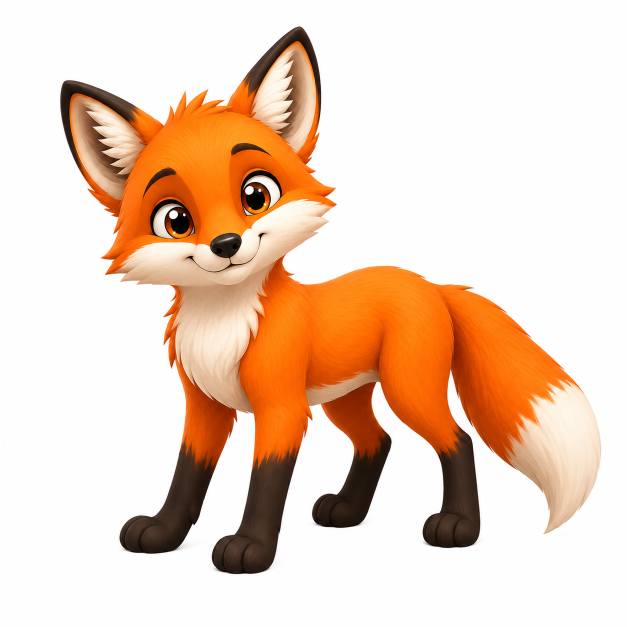
#> input picture Fox/ChatGPT Image Jul 18, 2026, 04_19_43 PM.png, 1254 x 1254 px (shown at 1/2 size)
$ python preprocess_image.py '../../../../Fox/ChatGPT Image Jul 18, 2026, 04_19_43 PM.png' --output-dir out
#> lines starting #> are read from the running program, lines starting #| are printed output that depends on the picture; after the words box and inside, x2 and y2 are one past the last pixel; in counts of white or black regions, pixels touching at a corner belong together
#!/usr/bin/env python3
"""Create auditable image derivatives for image-to-3D reconstruction.

This script never overwrites the source. Automatic background segmentation is
deliberately simple and must be reviewed before it is used as measurement truth.
"""

from __future__ import annotations

import argparse
import json
import math
from pathlib import Path
from typing import Any

import numpy as np
from PIL import Image, ImageFilter, ImageOps


# [5 lines left out: function positive, not called in this run]


def parse_args() -> argparse.Namespace:
    parser = argparse.ArgumentParser(
        description="Preserve/normalize a source image and derive masks, edges, and palette."
    )
    parser.add_argument("input", type=Path)
    parser.add_argument("--output-dir", type=Path, required=True)
    parser.add_argument(
        "--background",
        choices=("auto", "alpha", "white", "black", "none"),
        default="auto",
    )
    parser.add_argument(
        "--bg-tolerance",
        type=positive,
        default=32.0,
        help="RGB Euclidean distance used by simple background thresholding.",
    )
    parser.add_argument("--invert-mask", action="store_true")
    parser.add_argument("--padding-fraction", type=float, default=0.06)
    parser.add_argument("--max-side-px", type=int, default=2048)
    parser.add_argument("--palette-colors", type=int, default=8)
    parser.add_argument("--edge-percentile", type=float, default=85.0)
    parser.add_argument("--autocontrast", action="store_true")
    parser.add_argument("--median-size", type=int, choices=(0, 3, 5), default=0)
    parser.add_argument("--unsharp-percent", type=int, default=0)
    parser.add_argument("--target-width-mm", type=positive)
    parser.add_argument("--effective-feature-mm", type=positive)
    parser.add_argument("--samples-per-feature", type=positive, default=3.0)
    return parser.parse_args()


def corner_background(rgb: np.ndarray) -> np.ndarray:
    height, width, _ = rgb.shape
    band = max(2, min(height, width) // 40)
    samples = np.concatenate(
        [
            rgb[:band, :band].reshape(-1, 3),
            rgb[:band, -band:].reshape(-1, 3),
            rgb[-band:, :band].reshape(-1, 3),
            rgb[-band:, -band:].reshape(-1, 3),
        ],
        axis=0,
    )
    return np.median(samples.astype(np.float32), axis=0)


def derive_mask(
    rgba: np.ndarray, method: str, tolerance: float
) -> tuple[np.ndarray, str, list[str]]:
    alpha = rgba[:, :, 3]
    rgb = rgba[:, :, :3].astype(np.float32)
    warnings: list[str] = []

    if method == "none":
        return np.ones(alpha.shape, dtype=bool), "full frame", warnings

    if method in ("alpha", "auto") and np.any(alpha < 250):
        return alpha > 8, "existing alpha channel", warnings

    if method == "alpha":
        warnings.append("The image has no useful transparency; the mask is full frame.")
        return np.ones(alpha.shape, dtype=bool), "opaque alpha fallback", warnings

    if method == "white":
        background = np.array([255.0, 255.0, 255.0], dtype=np.float32)
        label = "white background threshold"
    elif method == "black":
        background = np.array([0.0, 0.0, 0.0], dtype=np.float32)
        label = "black background threshold"
    else:
        background = corner_background(rgba[:, :, :3])
        label = f"corner-color threshold around {background.round(1).tolist()}"
        warnings.append(
            "Automatic background segmentation is a color-distance heuristic. "
            "Review thin parts, holes, shadows, and foreground regions similar to the background."
        )

    distance = np.linalg.norm(rgb - background.reshape(1, 1, 3), axis=2)
    mask = distance > tolerance
    mask_image = Image.fromarray((mask.astype(np.uint8) * 255), mode="L")
    mask_image = mask_image.filter(ImageFilter.MedianFilter(size=3))
    return np.asarray(mask_image) > 127, label, warnings


def bbox_from_mask(mask: np.ndarray) -> tuple[int, int, int, int] | None:
    ys, xs = np.nonzero(mask)
    if len(xs) == 0:
        return None
    return int(xs.min()), int(ys.min()), int(xs.max()) + 1, int(ys.max()) + 1


def padded_square(
    image: Image.Image, mask: Image.Image, padding_fraction: float, max_side: int
) -> tuple[Image.Image, Image.Image, dict[str, int]]:
    bbox = mask.getbbox()
    if bbox is None:
        bbox = (0, 0, image.width, image.height)
    left, top, right, bottom = bbox
    span = max(right - left, bottom - top)
    padding = max(2, int(math.ceil(span * max(padding_fraction, 0.0))))
    side = max(1, span + 2 * padding)
    center_x = (left + right) / 2.0
    center_y = (top + bottom) / 2.0
    crop_box = (
        int(math.floor(center_x - side / 2)),
        int(math.floor(center_y - side / 2)),
        int(math.ceil(center_x + side / 2)),
        int(math.ceil(center_y + side / 2)),
    )

    subject = Image.new("RGBA", (side, side), (0, 0, 0, 0))
    subject_mask = Image.new("L", (side, side), 0)
    src_left = max(crop_box[0], 0)
    src_top = max(crop_box[1], 0)
    src_right = min(crop_box[2], image.width)
    src_bottom = min(crop_box[3], image.height)
    dst_x = src_left - crop_box[0]
    dst_y = src_top - crop_box[1]
    cropped_image = image.crop((src_left, src_top, src_right, src_bottom))
    cropped_mask = mask.crop((src_left, src_top, src_right, src_bottom))
    subject.paste(cropped_image, (dst_x, dst_y), cropped_mask)
    subject_mask.paste(cropped_mask, (dst_x, dst_y))

    if side > max_side:
        new_size = (max_side, max_side)
        subject = subject.resize(new_size, Image.Resampling.LANCZOS)
        subject_mask = subject_mask.resize(new_size, Image.Resampling.NEAREST)

    crop_report = {
        "source_left": crop_box[0],
        "source_top": crop_box[1],
        "source_right": crop_box[2],
        "source_bottom": crop_box[3],
        "output_side_px": subject.width,
    }
    return subject, subject_mask, crop_report


def laplacian_variance(gray: np.ndarray) -> float:
    arr = gray.astype(np.float32) / 255.0
    lap = np.zeros_like(arr)
    lap[1:-1, 1:-1] = (
        -4.0 * arr[1:-1, 1:-1]
        + arr[:-2, 1:-1]
        + arr[2:, 1:-1]
        + arr[1:-1, :-2]
        + arr[1:-1, 2:]
    )
    return float(np.var(lap[1:-1, 1:-1])) if min(arr.shape) > 2 else 0.0


def edge_image(gray: np.ndarray, mask: np.ndarray, percentile: float) -> np.ndarray:
    arr = gray.astype(np.float32)
    grad_y, grad_x = np.gradient(arr)
    magnitude = np.hypot(grad_x, grad_y)
    values = magnitude[mask]
    threshold = float(np.percentile(values, percentile)) if values.size else 255.0
    threshold = max(threshold, 2.0)
    return ((magnitude >= threshold) & mask).astype(np.uint8) * 255


def extract_palette(
    rgb: np.ndarray, mask: np.ndarray, colors: int
) -> list[dict[str, Any]]:
    pixels = rgb[mask]
    if pixels.size == 0:
        return []
    if len(pixels) > 250_000:
        step = math.ceil(len(pixels) / 250_000)
        pixels = pixels[::step]
    strip = Image.fromarray(pixels.reshape(1, -1, 3).astype(np.uint8), mode="RGB")
    quantized = strip.quantize(colors=colors, method=Image.Quantize.MEDIANCUT)
    palette = quantized.getpalette() or []
    counts = quantized.getcolors(maxcolors=len(pixels)) or []
    total = sum(count for count, _ in counts) or 1
    result: list[dict[str, Any]] = []
    for count, index in sorted(counts, reverse=True):
        base = index * 3
        color = palette[base : base + 3]
        if len(color) != 3:
            continue
        result.append(
            {
                "rgb": color,
                "hex": "#" + "".join(f"{channel:02X}" for channel in color),
                "fraction": count / total,
            }
        )
    return result


def save_palette_swatch(palette: list[dict[str, Any]], path: Path) -> None:
    if not palette:
        return
    width, row = 640, 72
    swatch = Image.new("RGB", (width, row * len(palette)), "white")
    from PIL import ImageDraw

    draw = ImageDraw.Draw(swatch)
    for index, entry in enumerate(palette):
        y0 = index * row
        color = tuple(entry["rgb"])
        draw.rectangle((0, y0, 180, y0 + row), fill=color)
        draw.text(
            (195, y0 + 24),
            f"{entry['hex']}  {entry['fraction'] * 100:.1f}%",
            fill="black",
        )
    swatch.save(path)


def main() -> int:
    args = parse_args()
    if not args.input.is_file():
        raise SystemExit(f"Input image not found: {args.input}")
    if not 0 <= args.padding_fraction <= 1:
        raise SystemExit("--padding-fraction must be between 0 and 1")
    if args.max_side_px <= 0:
        raise SystemExit("--max-side-px must be greater than zero")
    if not 2 <= args.palette_colors <= 32:
        raise SystemExit("--palette-colors must be between 2 and 32")
    if not 0 < args.edge_percentile < 100:
        raise SystemExit("--edge-percentile must be between 0 and 100")
    if args.unsharp_percent < 0:
        raise SystemExit("--unsharp-percent cannot be negative")

    args.output_dir.mkdir(parents=True, exist_ok=True)
    with Image.open(args.input) as opened:
#> opened is the input picture: PIL image 1254x1254 RGB; mean R, G, B 236.1, 209.5, 190.2
        original_mode = opened.mode
        original_size = opened.size
        exif = opened.getexif()
        normalized = ImageOps.exif_transpose(opened).convert("RGBA")

    normalized.save(args.output_dir / "normalized.png")
    rgba = np.asarray(normalized)
    mask_array, mask_method, warnings = derive_mask(
        rgba, args.background, args.bg_tolerance
    )
#> in derive_mask, `background = corner_background(rgba[:, :, :3])`: background = [254, 254, 254]
#> in derive_mask, `distance = np.linalg.norm(rgb - background.reshape(1, 1, 3), axis=2)`:
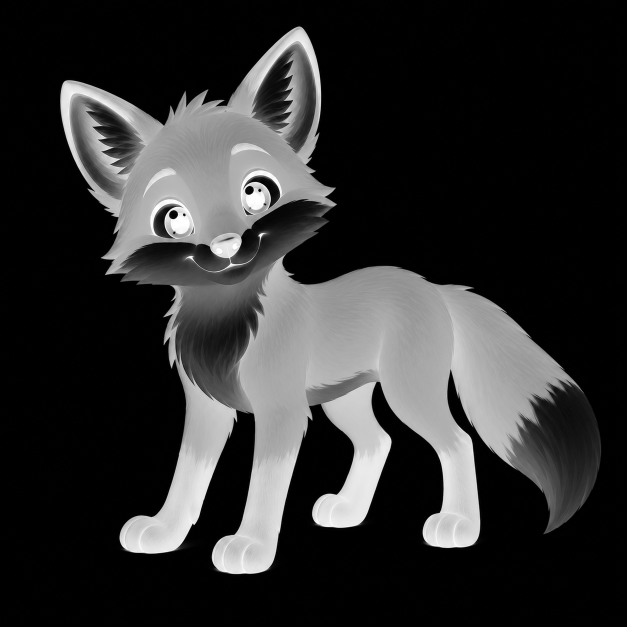
#> distance: shape (1254, 1254) float32 (shown at 1/2 size); min 0, max 439.9, mean 82.7; drawn with min black and max white
#> in derive_mask, `mask = distance > tolerance`:
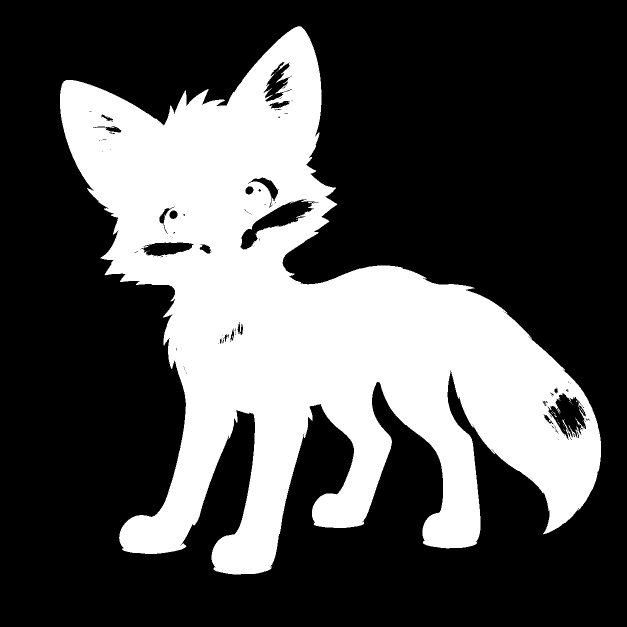
#> mask: shape (1254, 1254) bool (shown at 1/2 size); 31.5% white; 39 white regions (38 under 20 px), largest, box (x1, y1, x2, y2) and area: (120, 52, 1202, 1149) 494797
#> mask_array: shape (1254, 1254) bool; 31.5% white; 10 white regions (8 under 20 px), largest, box (x1, y1, x2, y2) and area: (120, 52, 1202, 1149) 495237, (1154, 842, 1162, 850) 28
#> warnings = 1 item
    if args.invert_mask:
        mask_array = ~mask_array
        mask_method += " (inverted)"
    mask = Image.fromarray(mask_array.astype(np.uint8) * 255, mode="L")
    mask.save(args.output_dir / "silhouette.png")

    working_rgb = normalized.convert("RGB")
    operations: list[str] = []
    if args.autocontrast:
        working_rgb = ImageOps.autocontrast(working_rgb)
        operations.append("autocontrast")
    if args.median_size:
        working_rgb = working_rgb.filter(ImageFilter.MedianFilter(args.median_size))
        operations.append(f"median_filter_{args.median_size}")
    if args.unsharp_percent > 0:
        working_rgb = working_rgb.filter(
            ImageFilter.UnsharpMask(radius=1.5, percent=args.unsharp_percent, threshold=3)
        )
        operations.append(f"unsharp_{args.unsharp_percent}_percent")
    working_rgb.save(args.output_dir / "processed-rgb.png")

    subject_rgba = working_rgb.convert("RGBA")
    subject_rgba.putalpha(mask)
    subject, subject_mask, crop_report = padded_square(
        subject_rgba, mask, args.padding_fraction, args.max_side_px
    )
#> in padded_square, `bbox = mask.getbbox()`: bbox = (120, 52, 1202, 1149)
#> in padded_square, `left, top, right, bottom = bbox`: left = 120; top = 52; right = 1202; bottom = 1149
#> in padded_square, `span = max(right - left, bottom - top)`: span = 1097
#> in padded_square, `padding = max(2, int(math.ceil(span * max(padding_fraction, 0.0))))`: padding = 66
#> in padded_square, `side = max(1, span + 2 * padding)`: side = 1229
#> in padded_square, `center_x = (left + right) / 2.0`: center_x = 661
#> in padded_square, `center_y = (top + bottom) / 2.0`: center_y = 600.5
#> in padded_square, `crop_box = ( int(math.floor(center_x - side / 2)), int(math.floor(cent..`: crop_box = (46, -14, 1276, 1215)
#> in padded_square, `src_left = max(crop_box[0], 0)`: src_left = 46
#> in padded_square, `src_top = max(crop_box[1], 0)`: src_top = 0
#> in padded_square, `src_right = min(crop_box[2], image.width)`: src_right = 1254
#> in padded_square, `src_bottom = min(crop_box[3], image.height)`: src_bottom = 1215
#> in padded_square, `dst_x = src_left - crop_box[0]`: dst_x = 0
#> in padded_square, `dst_y = src_top - crop_box[1]`: dst_y = 14
#> in padded_square, `cropped_image = image.crop((src_left, src_top, src_right, src_bottom))`:
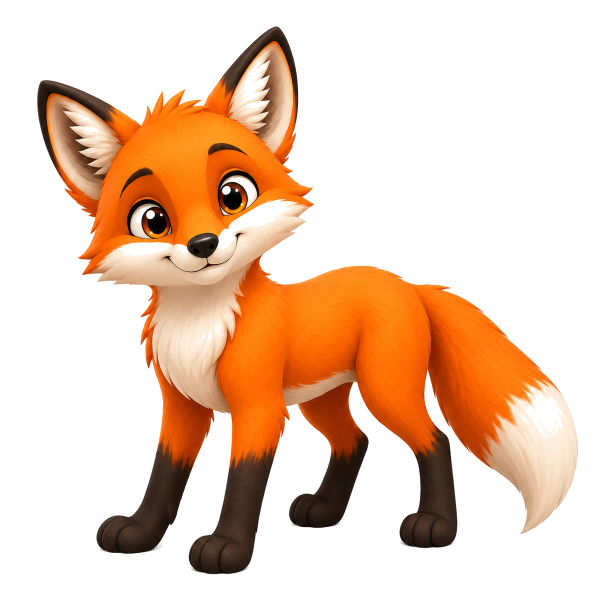
#> cropped_image: PIL image 1208x1215 RGBA (shown at 1/2 size); mean R, G, B, A 234.8, 206.3, 185.7, 86; transparent parts drawn white
#> in padded_square, `subject.paste(cropped_image, (dst_x, dst_y), cropped_mask)`:
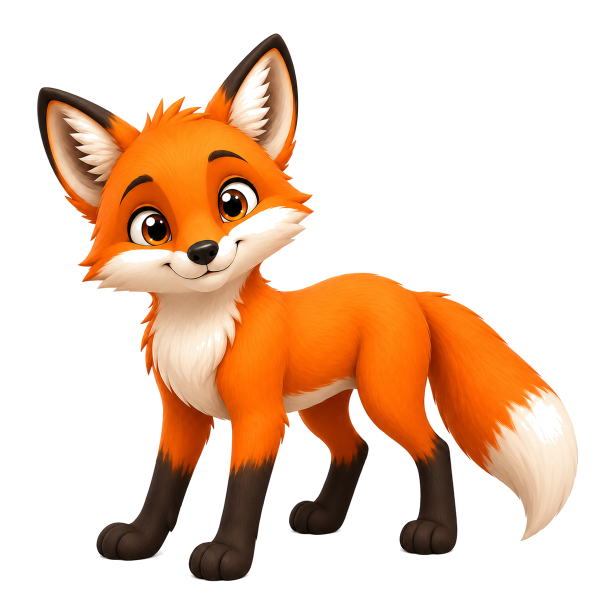
#> subject: PIL image 1229x1229 RGBA (shown at 1/2 size); mean R, G, B, A 64.7, 37.2, 17.3, 83.6; transparent parts drawn white
#> in padded_square, `subject_mask.paste(cropped_mask, (dst_x, dst_y))`:
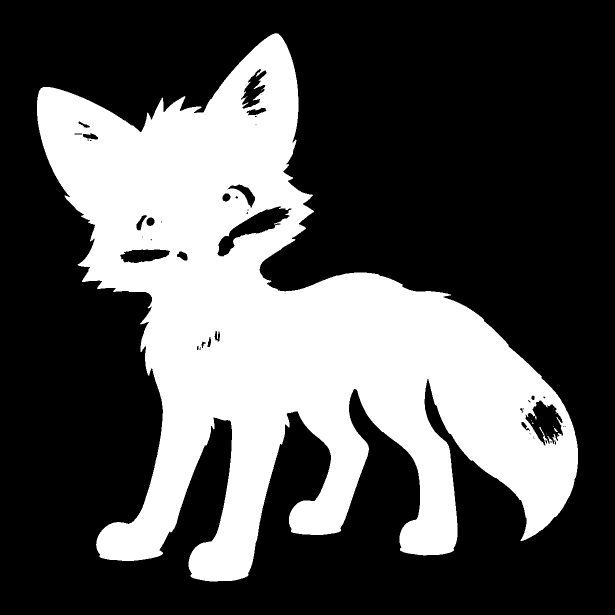
#> subject_mask: PIL image 1229x1229 L (shown at 1/2 size); 32.8% white; 10 white regions (8 under 20 px), largest, box (x1, y1, x2, y2) and area: (74, 66, 1156, 1163) 495237, (1108, 856, 1116, 864) 28
#> in padded_square, `crop_report = { "source_left": crop_box[0], "source_top": crop_box[1],..`: crop_report = {'source_left': 46, 'source_top': -14, 'source_right': 1276, 'source_bottom': 1215, 'output_side_px': 1229}
    subject.save(args.output_dir / "subject-square.png")
    subject_mask.save(args.output_dir / "subject-square-mask.png")

    gray_image = ImageOps.grayscale(working_rgb)
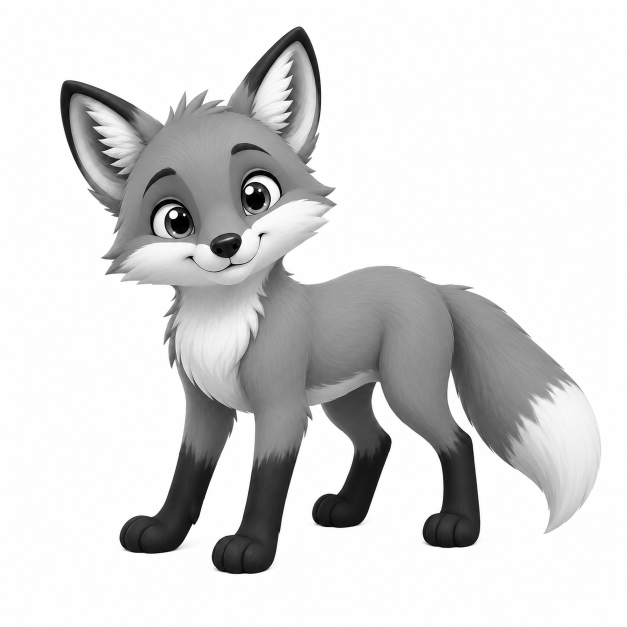
#> gray_image: PIL image 1254x1254 L (shown at 1/2 size); min 0, max 255, mean 215.2
    gray_image.save(args.output_dir / "grayscale.png")
    gray = np.asarray(gray_image)
    edges = edge_image(gray, mask_array, args.edge_percentile)
#> in edge_image, `grad_y, grad_x = np.gradient(arr)`:
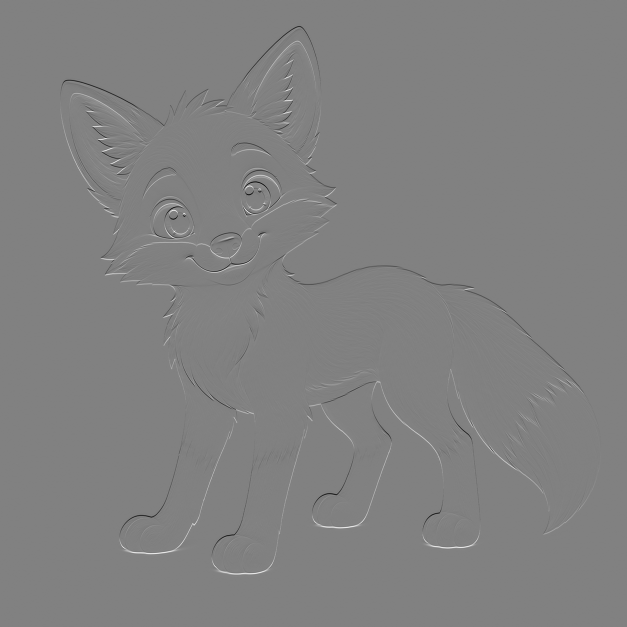
#> grad_y: shape (1254, 1254) float32 (shown at 1/2 size); min -126.5, max 123, mean 0; drawn with min black and max white
#> (the rest of the program and of its run is left out)
